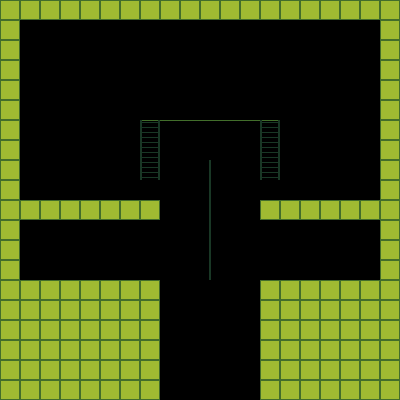

Below is a game level as drawn by its tile map, then a one-line description and the .tmx file that defines it, in full:
An orthogonal 20x20 tile map with 20x20 px tiles, 2 tile layers (Tile Layer 1, Tile Layer 2) and 7 objects (4x Spawner, Elevator, Player, Exit).

<map version="1.0" orientation="orthogonal" renderorder="right-down" width="20" height="20" tilewidth="20" tileheight="20" nextobjectid="8">
 <tileset firstgid="1" source="../tiles.tsx" />
 <layer name="Tile Layer 1" width="20" height="20">
  <data encoding="csv">
1,1,1,1,1,1,1,1,1,1,1,1,1,1,1,1,1,1,1,1,
1,0,0,0,0,0,0,0,0,0,0,0,0,0,0,0,0,0,0,1,
1,0,0,0,0,0,0,0,0,0,0,0,0,0,0,0,0,0,0,1,
1,0,0,0,0,0,0,0,0,0,0,0,0,0,0,0,0,0,0,1,
1,0,0,0,0,0,0,0,0,0,0,0,0,0,0,0,0,0,0,1,
1,0,0,0,0,0,0,0,0,0,0,0,0,0,0,0,0,0,0,1,
1,0,0,0,0,0,0,4,4,4,4,4,4,4,0,0,0,0,0,1,
1,0,0,0,0,0,0,0,0,0,0,0,0,0,0,0,0,0,0,1,
1,0,0,0,0,0,0,0,0,0,0,0,0,0,0,0,0,0,0,1,
1,0,0,0,0,0,0,0,0,0,0,0,0,0,0,0,0,0,0,1,
1,1,1,1,1,1,1,1,0,0,0,0,0,1,1,1,1,1,1,1,
1,0,0,0,0,0,0,0,0,0,0,0,0,0,0,0,0,0,0,1,
1,0,0,0,0,0,0,0,0,0,0,0,0,0,0,0,0,0,0,1,
1,0,0,0,0,0,0,0,0,0,0,0,0,0,0,0,0,0,0,1,
1,1,1,1,1,1,1,1,0,0,0,0,0,1,1,1,1,1,1,1,
1,1,1,1,1,1,1,1,0,0,0,0,0,1,1,1,1,1,1,1,
1,1,1,1,1,1,1,1,0,0,0,0,0,1,1,1,1,1,1,1,
1,1,1,1,1,1,1,1,0,0,0,0,0,1,1,1,1,1,1,1,
1,1,1,1,1,1,1,1,0,0,0,0,0,1,1,1,1,1,1,1,
1,1,1,1,1,1,1,1,0,0,0,0,0,1,1,1,1,1,1,1
</data>
 </layer>
 <layer name="Tile Layer 2" width="20" height="20">
  <data encoding="csv">
0,0,0,0,0,0,0,0,0,0,0,0,0,0,0,0,0,0,0,0,
0,0,0,0,0,0,0,0,0,0,0,0,0,0,0,0,0,0,0,0,
0,0,0,0,0,0,0,0,0,0,0,0,0,0,0,0,0,0,0,0,
0,0,0,0,0,0,0,0,0,0,0,0,0,0,0,0,0,0,0,0,
0,0,0,0,0,0,0,0,0,0,0,0,0,0,0,0,0,0,0,0,
0,0,0,0,0,0,0,0,0,0,0,0,0,0,0,0,0,0,0,0,
0,0,0,0,0,0,0,3,0,0,0,0,0,3,0,0,0,0,0,0,
0,0,0,0,0,0,0,3,0,0,0,0,0,3,0,0,0,0,0,0,
0,0,0,0,0,0,0,3,0,0,8,0,0,3,0,0,0,0,0,0,
0,0,0,0,0,0,0,0,0,0,8,0,0,0,0,0,0,0,0,0,
0,0,0,0,0,0,0,0,0,0,8,0,0,0,0,0,0,0,0,0,
0,0,0,0,0,0,0,0,0,0,8,0,0,0,0,0,0,0,0,0,
0,0,0,0,0,0,0,0,0,0,8,0,0,0,0,0,0,0,0,0,
0,0,0,0,0,0,0,0,0,0,8,0,0,0,0,0,0,0,0,0,
0,0,0,0,0,0,0,0,0,0,0,0,0,0,0,0,0,0,0,0,
0,0,0,0,0,0,0,0,0,0,0,0,0,0,0,0,0,0,0,0,
0,0,0,0,0,0,0,0,0,0,0,0,0,0,0,0,0,0,0,0,
0,0,0,0,0,0,0,0,0,0,0,0,0,0,0,0,0,0,0,0,
0,0,0,0,0,0,0,0,0,0,0,0,0,0,0,0,0,0,0,0,
0,0,0,0,0,0,0,0,0,0,0,0,0,0,0,0,0,0,0,0
</data>
 </layer>
 <objectgroup name="Object Layer 1">
  <object id="1" type="Elevator" gid="4" x="200" y="202" />
  <object id="2" type="Player" gid="2" x="200" y="180" />
  <object id="3" type="Spawner" gid="5" x="340" y="200" />
  <object id="4" type="Spawner" gid="5" x="40" y="200" />
  <object id="5" type="Spawner" gid="5" x="340" y="280" />
  <object id="6" type="Spawner" gid="5" x="40" y="280" />
  <object id="7" type="Exit" gid="7" x="190" y="120" />
 </objectgroup>
</map>